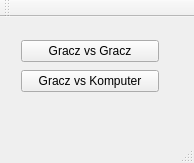
<?xml version="1.0" encoding="UTF-8"?>
<ui version="4.0">
 <class>Menu</class>
 <widget class="QMainWindow" name="Menu">
  <property name="geometry">
   <rect>
    <x>0</x>
    <y>0</y>
    <width>194</width>
    <height>163</height>
   </rect>
  </property>
  <property name="windowTitle">
   <string>Menu</string>
  </property>
  <widget class="QWidget" name="centralWidget">
   <widget class="QWidget" name="gridLayoutWidget">
    <property name="geometry">
     <rect>
      <x>10</x>
      <y>10</y>
      <width>160</width>
      <height>80</height>
     </rect>
    </property>
    <layout class="QGridLayout" name="gridLayout">
     <item row="0" column="0">
      <widget class="QPushButton" name="gracz">
       <property name="text">
        <string>Gracz vs Gracz</string>
       </property>
      </widget>
     </item>
     <item row="1" column="0">
      <widget class="QPushButton" name="komputer">
       <property name="text">
        <string>Gracz vs Komputer</string>
       </property>
      </widget>
     </item>
    </layout>
   </widget>
  </widget>
  <widget class="QMenuBar" name="menuBar">
   <property name="geometry">
    <rect>
     <x>0</x>
     <y>0</y>
     <width>194</width>
     <height>21</height>
    </rect>
   </property>
  </widget>
  <widget class="QToolBar" name="mainToolBar">
   <attribute name="toolBarArea">
    <enum>TopToolBarArea</enum>
   </attribute>
   <attribute name="toolBarBreak">
    <bool>false</bool>
   </attribute>
  </widget>
  <widget class="QStatusBar" name="statusBar"/>
 </widget>
 <layoutdefault spacing="6" margin="11"/>
 <resources/>
 <connections/>
</ui>
